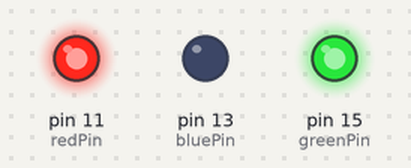
Recording of a program running on a simulated Raspberry Pi (header pin numbers). Parts: output pins drawn as LEDs (lit = HIGH). What the program prints to the terminal is not drawn. At 0.1 s the program stops and its outputs stay as they are.

Above: at 0.2 s.
Timing chart, 0 to 1.6 s (numbered marks = the images above):
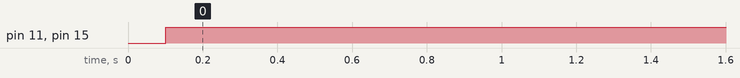

The program:

checkinternet.py
```python
import time
import RPi.GPIO as GPIO
import socket

redPin = 11   #Set to appropriate GPIO
greenPin = 15 #Should be set in the
bluePin = 13  #GPIO.BOARD format
buzzerPin = 19

GPIO.setwarnings(False)


def turnOff(pin):
    GPIO.setmode(GPIO.BOARD)

    GPIO.setup(pin, GPIO.OUT)
    GPIO.output(pin, GPIO.LOW)

def beep():
    GPIO.setmode(GPIO.BOARD)

    GPIO.setup(buzzerPin, GPIO.OUT)
    GPIO.output(buzzerPin, GPIO.HIGH)
    time.sleep(1.2)
    GPIO.output(buzzerPin, GPIO.LOW)


def blink():
    GPIO.setmode(GPIO.BOARD)
    GPIO.setup(redPin, GPIO.OUT)
    GPIO.output(redPin, GPIO.HIGH)

    GPIO.setup(greenPin, GPIO.OUT)
    GPIO.output(greenPin, GPIO.HIGH)

    GPIO.setup(bluePin, GPIO.OUT)
    GPIO.output(bluePin, GPIO.HIGH)


def redOn():
    blink()
    turnOff(redPin)

def greenOn():
    blink()
    turnOff(greenPin)

def blueOn():
    blink()
    turnOff(bluePin)

def yellowOn():
    blink()
    turnOff(redPin)
    turnOff(greenPin)


#-----------INTERNET CONNECTION METHODS---------#
def is_connected(hostname):
  try:
    # see if we can resolve the host name -- tells us if there is
    # a DNS listening
    host = socket.gethostbyname(hostname)
    # connect to the host -- tells us if the host is actually
    # reachable
    s = socket.create_connection((host, 80), 2)
    return True
  except:
     print "Error in connection"
  return False


while True:
    if(is_connected("mpark.quicsolv.com")):
        print "WiFi Connected"
        blueOn()
        break;
    time.sleep(5.0)
            
```

Measured:
- by itself, pin 11 (redPin), pin 15 (greenPin): LOW → HIGH at 0.10 s
